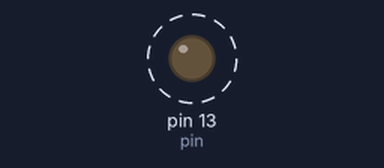
The sketch below on a simulated Arduino Uno, built with avr-gcc and run on an emulated ATmega328P. Parts: output pins drawn as LEDs (lit = HIGH). Dashed ring = blinking.

Above: at 0.5 s.
Timing chart, 0 to 3.0 s (numbered marks = the images above):
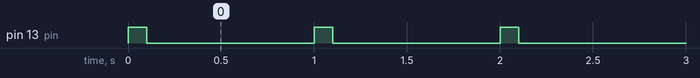

Measured:
- by itself, pin 13 (pin): alternates HIGH for 0.10 s and LOW for 0.90 s

The sketch:

blink.ino
```cpp
int pin=13;
void setup() {
pinMode(pin,OUTPUT);
}

void loop() {
  digitalWrite(pin,HIGH);
  delay(100);
  digitalWrite(pin,LOW);
  delay(900);
}
```
